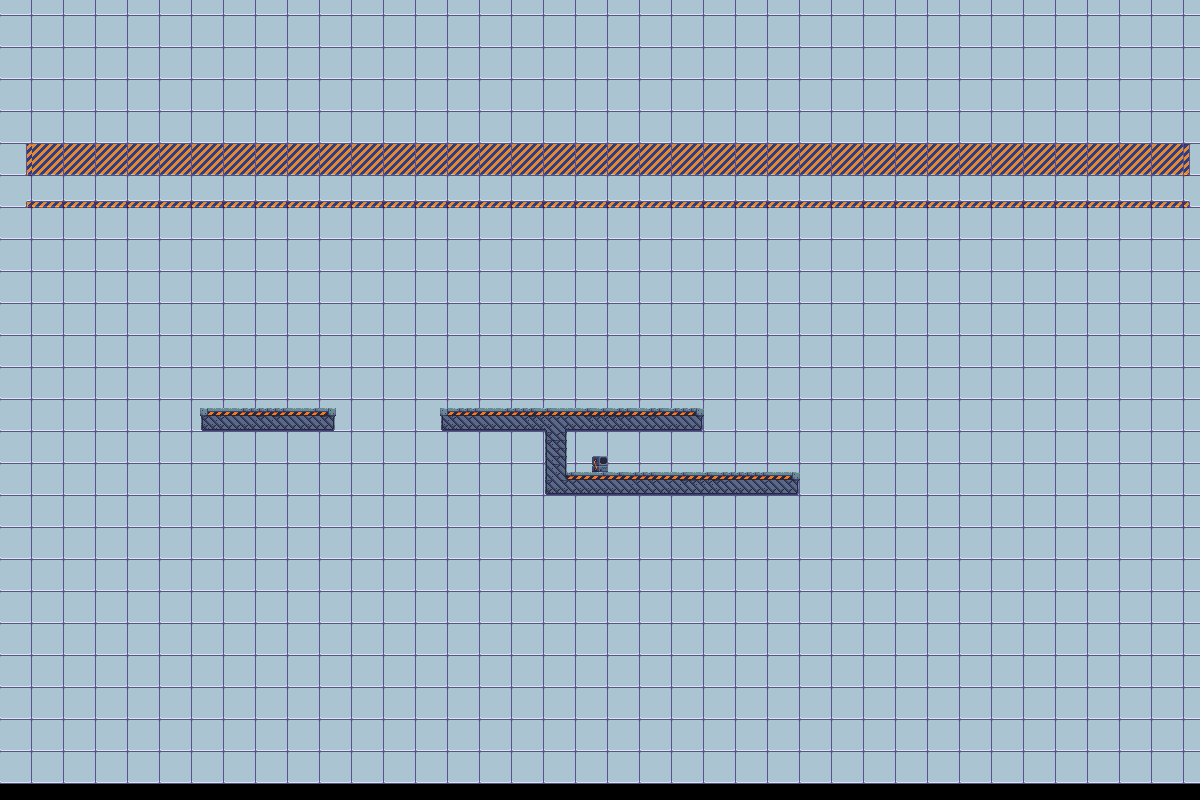

Rendered tile map (Tiled .tmx) drawn with the repository's tilesets; below, a short description and the map source with its tile grids summarised:
An orthogonal 150x100 tile map with 8x8 px tiles, 3 tile layers (background, midground, foreground), 1 hidden layer not drawn, 10 tilesets and 10 objects (4x floor, 3x flyingEnemy, next_level, death, StartPoint).

<map version="1.2" tiledversion="1.2.0" orientation="orthogonal" renderorder="right-down" width="150" height="100" tilewidth="8" tileheight="8" infinite="0" nextlayerid="16" nextobjectid="124">
 <properties>
  <property name="background_music" value="song21.ogg" />
  <property name="testValue" type="int" value="2" />
 </properties>
 <tileset firstgid="1" name="IndustrialTileset" tilewidth="8" tileheight="8" tilecount="1296" columns="36">
  <image source="industrial-tileset.png" width="288" height="288" />
  <terraintypes>
   <terrain name="Platforms" tile="814" />
  </terraintypes>
  <tile id="458" terrain=",,,0" />
  <tile id="459" terrain=",,0,0" />
  <tile id="460" terrain=",,0,0" />
  <tile id="461" terrain=",,0," />
  <tile id="494" terrain=",0,,0" />
  <tile id="495" terrain="0,0,0,0" />
  <tile id="496" terrain="0,0,0,0" />
  <tile id="497" terrain="0,,0," />
  <tile id="528" terrain=",,,0" />
  <tile id="529" terrain=",,0,0" />
  <tile id="530" terrain=",0,0,0" />
  <tile id="531" terrain="0,0,0,0" />
  <tile id="532" terrain="0,0,0,0" />
  <tile id="533" terrain="0,,0,0" />
  <tile id="534" terrain=",,0,0" />
  <tile id="535" terrain=",,0," />
  <tile id="564" terrain=",0,,0" />
  <tile id="565" terrain="0,0,0,0" />
  <tile id="566" terrain="0,0,0,0" />
  <tile id="567" terrain="0,0,0,0" />
  <tile id="568" terrain="0,0,0,0" />
  <tile id="569" terrain="0,0,0,0" />
  <tile id="570" terrain="0,0,0,0" />
  <tile id="571" terrain="0,,0," />
  <tile id="600" terrain=",0,,0" />
  <tile id="601" terrain="0,0,0,0" />
  <tile id="602" terrain="0,0,0,0" />
  <tile id="603" terrain="0,0,0,0" />
  <tile id="604" terrain="0,0,0,0" />
  <tile id="605" terrain="0,0,0,0" />
  <tile id="606" terrain="0,0,0,0" />
  <tile id="607" terrain="0,,0," />
  <tile id="636" terrain=",0,," />
  <tile id="637" terrain="0,0,," />
  <tile id="638" terrain="0,0,,0" />
  <tile id="639" terrain="0,0,0,0" />
  <tile id="640" terrain="0,0,0,0" />
  <tile id="641" terrain="0,0,0," />
  <tile id="642" terrain="0,0,," />
  <tile id="643" terrain="0,,," />
  <tile id="674" terrain=",0,,0" />
  <tile id="675" terrain="0,0,0,0" />
  <tile id="676" terrain="0,0,0,0" />
  <tile id="677" terrain="0,,0," />
  <tile id="710" terrain=",0,," />
  <tile id="711" terrain="0,0,," />
  <tile id="712" terrain="0,0,," />
  <tile id="713" terrain="0,,," />
 </tileset>
 <tileset firstgid="1297" name="Vent" tilewidth="16" tileheight="16" tilecount="5" columns="5">
  <image source="../textures/vent/vent.png" width="80" height="16" />
  <tile id="0">
   <animation>
    <frame tileid="0" duration="100" />
    <frame tileid="1" duration="100" />
    <frame tileid="2" duration="100" />
    <frame tileid="3" duration="100" />
    <frame tileid="4" duration="100" />
   </animation>
  </tile>
 </tileset>
 <tileset firstgid="1302" name="laser-turn-off" tilewidth="16" tileheight="64" tilecount="7" columns="7">
  <image source="../textures/laser/laser-turn-off.png" width="112" height="64" />
  <tile id="6">
   <animation>
    <frame tileid="6" duration="100" />
    <frame tileid="5" duration="100" />
    <frame tileid="4" duration="100" />
    <frame tileid="3" duration="100" />
    <frame tileid="2" duration="100" />
    <frame tileid="1" duration="100" />
    <frame tileid="0" duration="100" />
   </animation>
  </tile>
 </tileset>
 <tileset firstgid="1309" name="scifitiles-sheet" tilewidth="32" tileheight="32" tilecount="84" columns="14">
  <image source="../textures/scifitiles-sheet.png" width="448" height="192" />
  <terraintypes>
   <terrain name="Grey terrain" tile="20" />
   <terrain name="Blue terrain" tile="4" />
  </terraintypes>
  <tile id="4" terrain="1,1,1,1" />
  <tile id="5" terrain="1,1,1,0" />
  <tile id="6" terrain="1,1,0,0" />
  <tile id="7" terrain="1,1,0,1" />
  <tile id="8" terrain="0,0,0,1" />
  <tile id="9" terrain="0,0,1,0" />
  <tile id="19" terrain="1,0,1,0" />
  <tile id="20" terrain="0,0,0,0" />
  <tile id="21" terrain="0,1,0,1" />
  <tile id="22" terrain="0,1,0,0" />
  <tile id="23" terrain="1,0,0,0" />
  <tile id="33" terrain="1,0,1,1" />
  <tile id="34" terrain="0,0,1,1" />
  <tile id="35" terrain="0,1,1,1" />
 </tileset>
 <tileset firstgid="1393" name="console-turn-on" tilewidth="16" tileheight="16" tilecount="10" columns="10">
  <image source="../textures/console/console-turn-on.png" width="160" height="16" />
  <tile id="0">
   <animation>
    <frame tileid="0" duration="100" />
    <frame tileid="1" duration="100" />
    <frame tileid="2" duration="100" />
    <frame tileid="3" duration="100" />
    <frame tileid="4" duration="100" />
    <frame tileid="5" duration="100" />
    <frame tileid="6" duration="100" />
    <frame tileid="7" duration="100" />
    <frame tileid="8" duration="100" />
    <frame tileid="9" duration="100" />
   </animation>
  </tile>
 </tileset>
 <tileset firstgid="1403" name="console-turn-on_left" tilewidth="16" tileheight="16" tilecount="10" columns="10">
  <image source="../textures/console/console-turn-on_left.png" width="160" height="16" />
  <tile id="0">
   <animation>
    <frame tileid="9" duration="100" />
    <frame tileid="8" duration="100" />
    <frame tileid="7" duration="100" />
    <frame tileid="6" duration="100" />
    <frame tileid="5" duration="100" />
    <frame tileid="4" duration="100" />
    <frame tileid="3" duration="100" />
    <frame tileid="2" duration="100" />
    <frame tileid="1" duration="100" />
    <frame tileid="0" duration="100" />
   </animation>
  </tile>
 </tileset>
 <tileset firstgid="1413" name="Keyboard Black" tilewidth="16" tileheight="16" tilecount="256" columns="16">
  <image source="../textures/controls/Keyboard Black.png" width="256" height="256" />
 </tileset>
 <tileset firstgid="1669" name="mouse_pixelart" tilewidth="15" tileheight="22" tilecount="2" columns="2">
  <image source="../textures/mouse_pixelart.png" width="30" height="22" />
 </tileset>
 <tileset firstgid="1671" name="navigation" tilewidth="8" tileheight="8" tilecount="1" columns="1">
  <image source="navigation.png" width="8" height="8" />
 </tileset>
 <tileset firstgid="1672" name="GlassTexture" tilewidth="8" tileheight="8" tilecount="15" columns="5">
  <image source="../textures/GlassTexture.png" width="40" height="24" />
 </tileset>
 <layer id="1" name="background" width="150" height="100">
  <properties>
   <property name="parallaxSpeed" type="float" value="0.8" />
  </properties>
  <data>[15000 cells, 950 non-empty, 7 distinct tile ids]</data>
 </layer>
 <layer id="2" name="midground" width="150" height="100">
  <properties>
   <property name="parallaxSpeed" type="float" value="0.9" />
  </properties>
  <data>[15000 cells, 0 non-empty, 0 distinct tile ids]</data>
 </layer>
 <layer id="3" name="foreground" width="150" height="100">
  <data>[15000 cells, 262 non-empty, 47 distinct tile ids]</data>
 </layer>
 <layer id="4" name="navigationLayer" width="150" height="100" visible="0">
  <properties>
   <property name="Navigation" type="bool" value="true" />
  </properties>
  <data>[15000 cells, 261 non-empty, 1 distinct tile ids]</data>
 </layer>
 <group id="5" name="Colliders">
  <objectgroup id="6" name="Win">
   <object id="118" name="Trigger" type="next_level" x="592" y="432" width="16" height="40" />
  </objectgroup>
  <objectgroup id="7" name="Glass" />
  <objectgroup id="8" name="Death">
   <object id="19" name="death" x="4" y="637" width="1200" height="40" />
  </objectgroup>
  <objectgroup id="9" name="Platforms" />
  <objectgroup id="10" name="Floor">
   <properties>
    <property name="testValue" type="int" value="5" />
   </properties>
   <object id="86" name="floor" x="200" y="408" width="136" height="24" />
   <object id="119" name="floor" x="440" y="408" width="264" height="24" />
   <object id="120" name="floor" x="544" y="432" width="24" height="64" />
   <object id="121" name="floor" x="568" y="472" width="232" height="24" />
  </objectgroup>
 </group>
 <group id="11" name="Player">
  <objectgroup id="12" name="PlayerData">
   <properties>
    <property name="testValue" type="int" value="3" />
   </properties>
   <object id="9" name="StartPoint" x="224" y="408">
    <point />
   </object>
  </objectgroup>
 </group>
 <group id="13" name="GameObjects">
  <objectgroup id="14" name="Triggers" />
  <objectgroup id="15" name="GameObjects">
   <object id="87" name="flyingEnemy" x="376" y="416" width="16" height="16" />
   <object id="122" name="flyingEnemy" x="640" y="440" width="16" height="16" />
   <object id="123" name="flyingEnemy" x="680" y="440" width="16" height="16" />
  </objectgroup>
 </group>
</map>
